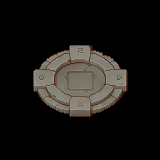

This game map was drawn from its Tiled (.tmx) file and the tilesets committed beside it. A one-line description and the full map source follow:
An orthogonal 5x5 tile map with 32x32 px tiles, 1 tile layer (Ground).

<map version="1.5" tiledversion="1.7.2" orientation="orthogonal" renderorder="left-up" width="5" height="5" tilewidth="32" tileheight="32" infinite="0" nextlayerid="2" nextobjectid="1">
 <editorsettings>
  <export target="TESTMAP.lua" format="lua" />
 </editorsettings>
 <tileset firstgid="1" name="Tilemap_1024x1024" tilewidth="32" tileheight="32" tilecount="1024" columns="32">
  <image source="../Images/Tilemap_1024x1024.png" width="1024" height="1024" />
 </tileset>
 <layer id="1" name="Ground" width="5" height="5">
  <data encoding="csv">
819,649,649,649,809,
851,524,525,526,841,
883,556,557,558,873,
915,588,589,590,905,
947,649,649,649,937
</data>
 </layer>
</map>
